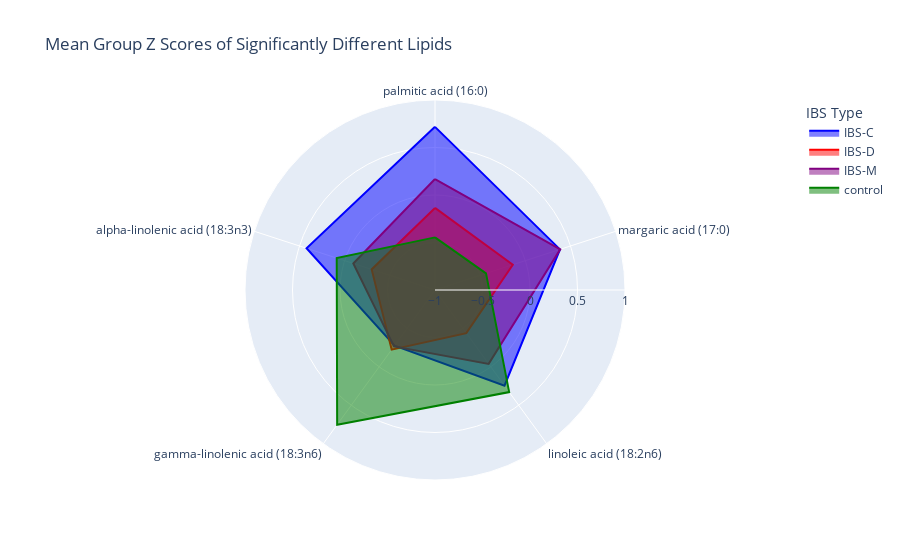

Write notebook code for a chart like this one.
### Markdown cell above
`!pip install plotly`

### Code cell
import plotly.express as px
import pandas as pd
fig = px.line_polar(pd.melt(sub_sig_mean_df.T.reset_index(), id_vars="index"), 
                    r="value", 
                    theta="index", color="IBS Type",
                    color_discrete_sequence=["blue","red","purple","green"],
                    title="Mean Group Z Scores of Significantly Different Lipids",
                    line_close=True)
fig.update_layout(
  polar=dict(
    radialaxis=dict(
      visible=True,
      range=[-1, 1]
    )))
fig.update_traces(fill='toself')
fig.show()
fig.write_html("Figures/Metabolome_Z_radar_filled.html")

### Figure 1 — Plotly figure (JSON) as saved in the notebook; plotly's stock layout.template omitted (floating-point values rounded to 4 significant figures)
{"data": [{"fill": "toself", "hovertemplate": "IBS Type=IBS-C<br>value=%{r}<br>index=%{theta}<extra></extra>", "legendgroup": "IBS-C", "line": {"color": "blue", "dash": "solid"}, "mode": "lines", "name": "IBS-C", "r": [0.7174, 0.3832, 0.2446, -0.2764, 0.4218, 0.7174], "showlegend": true, "subplot": "polar", "theta": ["palmitic acid (16:0)", "margaric acid (17:0)", "linoleic acid (18:2n6)", "gamma-linolenic acid (18:3n6)", "alpha-linolenic acid (18:3n3)", "palmitic acid (16:0)"], "type": "scatterpolar"}, {"fill": "toself", "hovertemplate": "IBS Type=IBS-D<br>value=%{r}<br>index=%{theta}<extra></extra>", "legendgroup": "IBS-D", "line": {"color": "red", "dash": "solid"}, "mode": "lines", "name": "IBS-D", "r": [-0.136, -0.139, -0.4391, -0.2238, -0.299, -0.136], "showlegend": true, "subplot": "polar", "theta": ["palmitic acid (16:0)", "margaric acid (17:0)", "linoleic acid (18:2n6)", "gamma-linolenic acid (18:3n6)", "alpha-linolenic acid (18:3n3)", "palmitic acid (16:0)"], "type": "scatterpolar"}, {"fill": "toself", "hovertemplate": "IBS Type=IBS-M<br>value=%{r}<br>index=%{theta}<extra></extra>", "legendgroup": "IBS-M", "line": {"color": "purple", "dash": "solid"}, "mode": "lines", "name": "IBS-M", "r": [0.168, 0.3863, -0.0388, -0.2659, -0.09585, 0.168], "showlegend": true, "subplot": "polar", "theta": ["palmitic acid (16:0)", "margaric acid (17:0)", "linoleic acid (18:2n6)", "gamma-linolenic acid (18:3n6)", "alpha-linolenic acid (18:3n3)", "palmitic acid (16:0)"], "type": "scatterpolar"}, {"fill": "toself", "hovertemplate": "IBS Type=control<br>value=%{r}<br>index=%{theta}<extra></extra>", "legendgroup": "control", "line": {"color": "green", "dash": "solid"}, "mode": "lines", "name": "control", "r": [-0.4463, -0.4355, 0.3285, 0.7522, 0.08781, -0.4463], "showlegend": true, "subplot": "polar", "theta": ["palmitic acid (16:0)", "margaric acid (17:0)", "linoleic acid (18:2n6)", "gamma-linolenic acid (18:3n6)", "alpha-linolenic acid (18:3n3)", "palmitic acid (16:0)"], "type": "scatterpolar"}], "layout": {"legend": {"title": {"text": "IBS Type"}, "tracegroupgap": 0}, "polar": {"angularaxis": {"direction": "clockwise", "rotation": 90}, "domain": {"x": [0, 1], "y": [0, 1]}, "radialaxis": {"range": [-1, 1], "visible": true}}, "title": {"text": "Mean Group Z Scores of Significantly Different Lipids"}}}
